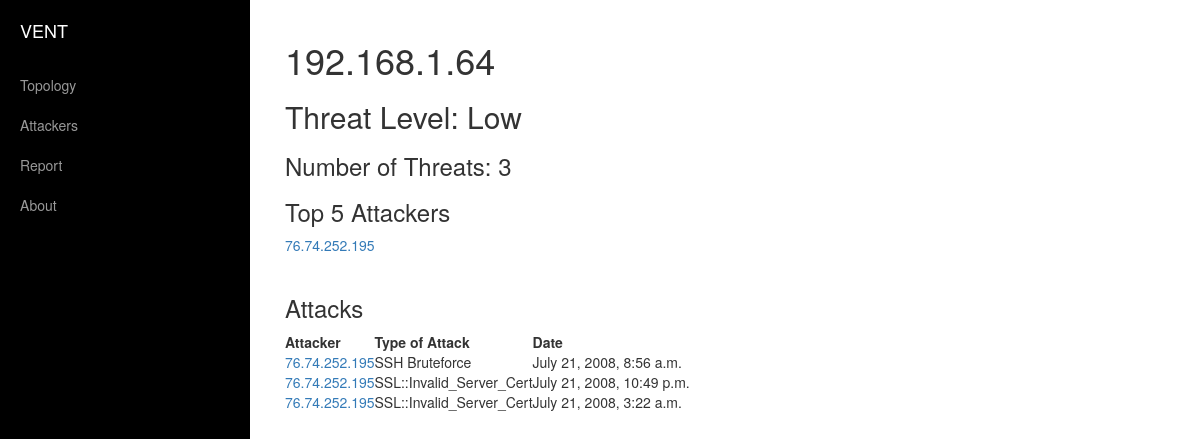
The page /topology/machine/192.168.1.64/ on the database as committed earlier.
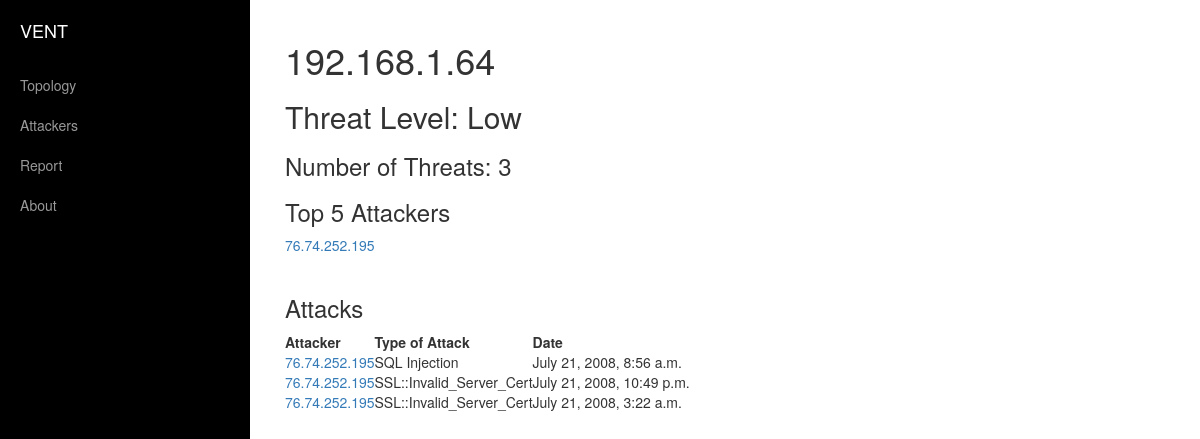
The same page on the database as committed later.
### topology/models.py (models this page shows, shortened)
class Threat(models.Model):
    name = models.CharField(max_length=64)
    attacker = models.CharField(max_length=15) #255.255.255.255
    reciever = models.ForeignKey(Machine, to_field='ip')
    date = models.DateTimeField()

### topology/views.py (the view)
# urls.py: url(r'^machine/(?P<ip>\d{1,3}\.\d{1,3}\.\d{1,3}\.\d{1,3})/$',views.machine, name='machine'),
def machine(request, ip):
    context_dict = {}
    try:
        machine = Machine.objects.get(ip=ip)
        context_dict['machine_ip'] = machine
        threats = Threat.objects.filter(reciever=ip)
        context_dict['threats'] = threats
        attackers = []
        for threat in threats:
            attackers.append(str(threat.attacker))
        unique_attackers = list(set(attackers))
        attacker_and_attacks = []
        for unique_attacker in unique_attackers:
            count = 0
            for threat in threats:
                if unique_attacker == threat.attacker:
                    count = count + 1
            attacker_and_attacks.append((unique_attacker, count))
        attacker_and_attacks = sorted(attacker_and_attacks, key=lambda x: x[1], reverse=True)
        context_dict['top5'] = [x[0] for x in attacker_and_attacks[:5]]
        if machine.number_of_threats < 5:
            context_dict["threat_level"] = "Low"
        if machine.number_of_threats < 10 and machine.number_of_threats >= 5:
            context_dict["threat_level"] = "Medium"
        if machine.number_of_threats < 15 and machine.number_of_threats >= 10:
            context_dict["threat_level"] = "High"
        if machine.number_of_threats >= 15:
            context_dict["threat_level"] = "Very High"
    except:
        pass
    return render(request, 'topology/machine.html', context_dict)

### topology/models.py (called while the page is built)
    def __unicode__(self):
        return self.ip

### templates/topology/machine.html (shortened to what this page needs)
<!DOCTYPE html>
{% load static %}
<html lang="en">
<head>
    <link href="{% static 'css/bootstrap.min.css' %}" rel="stylesheet">
    <link href="{% static 'css/simple-sidebar.css' %}" rel="stylesheet">
    <link href="{% static 'main.css' %}" rel="stylesheet">
    {% load staticfiles %}
<link rel="stylesheet" type="text/css" href="http://cdn.datatables.net/1.10.7/css/jquery.dataTables.css">
</head>
<body>
    <div id="wrapper">
        <div id="sidebar-wrapper">
            <ul class="sidebar-nav">
                <li class="sidebar-brand">
                    <a href="#">
                        VENT
                    </a>
                </li>
                <li>
                    <a href="../../">Topology</a>
                </li>
                <li>
                    <a href="../../attackers">Attackers</a>
                </li>
                <li>
                    <a href="../../report">Report</a>
                </li>
                <li>
                    <a href="../../about">About</a>
                </li>
            </ul>
        </div>
        <div id="page-content-wrapper">
            <div class="container-fluid">
                <div class="row">
                    <div class="col-lg-12">
                        <h1>{{machine_ip}}</h1>
                        <h2>Threat Level: {{threat_level}} </h2>
                        <h3>Number of Threats: {{machine_ip.number_of_threats}} </h3>
   <h3>Top 5 Attackers</h3>
   {% for machine in top5 %}
   <a href='../../attacker/{{machine}}'>{{ machine }}</a>
   {% endfor %}
<h3>Attacks</h3>
 <table id="myTable" class="display">
   <thead>
       <tr>
           <th>Attacker</th>
           <th>Type of Attack</th>
           <th>Date</th>
       </tr>
   </thead>
   <tbody>
     {% for threat in threats%}
       <tr>
           <td><a href='../../attacker/{{threat.attacker}}'>{{threat.attacker}}</a></td>
           <td>{{threat.name}}</td>
           <td>{{threat.date}}</td>
       </tr>
       {% endfor %}
   </tbody>
</table>
                    </div>
                </div>
            </div>
        </div>
    </div>
</body>
</html>

Rows that differ between the two databases and show on the page:
removed Threat: top5 "76.74.252.195", attacker "76.74.252.195", name "SSH Bruteforce", date "July 21, 2008, 8:56 a.m."
added Threat: top5 "76.74.252.195", attacker "76.74.252.195", name "SQL Injection", date "July 21, 2008, 8:56 a.m."
